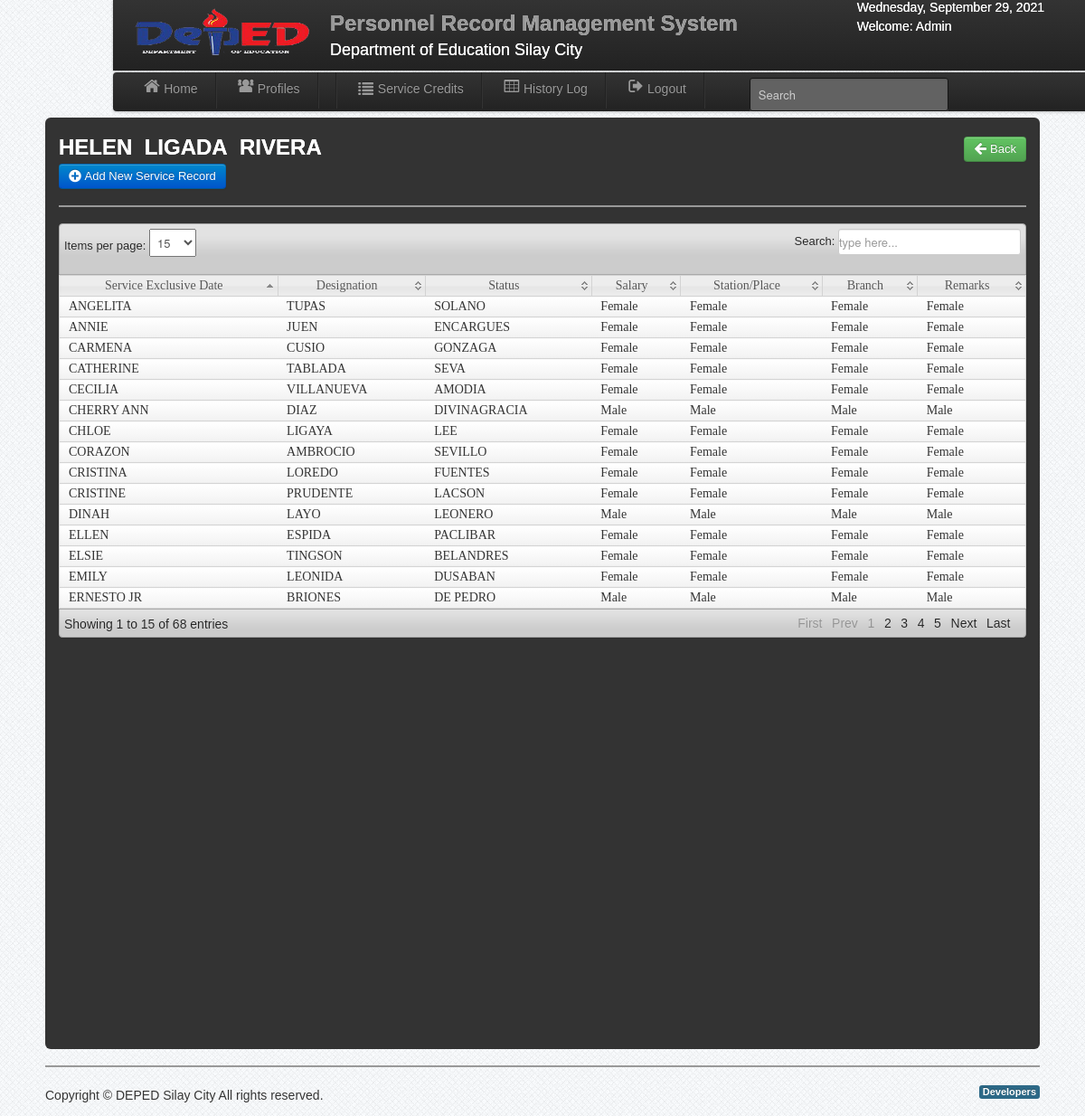
The page /view_record.php?id=103 (signed in) on the database its author committed.
### tables this page shows
CREATE TABLE IF NOT EXISTS `user` (
  `User_id` int(11) NOT NULL AUTO_INCREMENT,
  `UserName` varchar(50) NOT NULL,
  `Password` varchar(50) NOT NULL,
  `FirstName` varchar(50) NOT NULL,
  `LastName` varchar(50) NOT NULL,
  `User_Type` varchar(50) NOT NULL,
  PRIMARY KEY (`User_id`)
);

CREATE TABLE IF NOT EXISTS `employee` (
  `employeeID` int(11) NOT NULL AUTO_INCREMENT,
  `Position` varchar(50) NOT NULL,
  `salary_grade` int(11) NOT NULL,
  `step` int(11) NOT NULL,
  `LastName` varchar(50) NOT NULL,
  `FirstName` varchar(50) NOT NULL,
  `MiddleName` varchar(50) NOT NULL,
  `Sex` varchar(10) NOT NULL,
  `Date_of_Birth` varchar(50) NOT NULL,
  `birth_place` varchar(100) NOT NULL,
  `tin` varchar(50) NOT NULL,
  `Eligibility` varchar(50) NOT NULL,
  `RemarkID` int(11) NOT NULL,
  `School` varchar(150) NOT NULL,
  `location` varchar(200) NOT NULL,
  `height` varchar(3) NOT NULL,
  `weight` varchar(5) NOT NULL,
  `civil_status` varchar(50) NOT NULL,
  `citizenship` varchar(50) NOT NULL,
  `blood_type` varchar(10) NOT NULL,
  `gsis` varchar(100) NOT NULL,
  `pag_ibig` varchar(100) NOT NULL,
  `PHILHEALTH` varchar(100) NOT NULL,
  `SSS` varchar(100) NOT NULL,
  `Authorized_Salary` varchar(100) NOT NULL,
  `Actual_Salary` varchar(100) NOT NULL,
  `Status` varchar(50) NOT NULL,
  `Civil_Service_Eligibility` varchar(100) NOT NULL,
  `Remarks` varchar(100) NOT NULL,
  `Residential_Address` varchar(100) NOT NULL,
  `ZIP_CODE1` varchar(20) NOT NULL,
  `Telephone_NO` varchar(20) NOT NULL,
  `Permanent_Address` varchar(100) NOT NULL,
  `ZIP_CODE2` varchar(20) NOT NULL,
  `Email_Address` varchar(100) NOT NULL,
  `Cellphone_NO` varchar(15) NOT NULL,
  `Agency_Employee_NO` varchar(20) NOT NULL,
  `Item_Number` varchar(50) NOT NULL,
  `Area_Code` varchar(50) NOT NULL,
  `Area_Type` varchar(50) NOT NULL,
  `ATTRIBUTION` varchar(50) NOT NULL,
  `Employee_No` varchar(50) NOT NULL,
  `qualification` varchar(100) NOT NULL,
  `Classification` varchar(100) NOT NULL,
  `District` varchar(100) NOT NULL,
  PRIMARY KEY (`employeeID`)
);

### session.php (called while the page is built, shortened)
<?php
$id_session=$_SESSION['id'];
?>

### view_record.php (the view, shortened to what this page needs)
<?php include('dbcon.php'); include('session.php');include('header.php'); $get_id=$_GET['id'];?>
<body>
<?php include('nav-top.php'); ?>
    <div class="navbar navbar-fixed-top1">
    <div class="navbar-inner">
    <div class="container">
	<div class="marg">
    <ul class="nav">
  <li>
    <a href="home.php"><i class="icon-home icon-large"></i>Home</a>
  </li>
   <li class="divider-vertical"></li>
  <li><a href="emp_profiles.php"><i class="icon-group icon-large"></i>Profiles</a></li>
   <li class="divider-vertical"></li>
   <li class="divider-vertical"></li>
     <li><a href="leave_record.php"><i class="icon-list icon-large"></i>Service Credits</a></li>
   <li class="divider-vertical"></li>
  <li><a href="history_log.php"><i class="icon-table icon-large"></i>History Log</a></li>
  <li class="divider-vertical"></li>
  <li><a id="logout" data-toggle="modal" href="#myModal"><i class="icon-signout icon-large"></i>Logout</a></li>
   <li class="divider-vertical"></li>
  <form class="navbar-search pull-right" method="POST" action="search.php">
  <input type="text" name="search" class="search-query" placeholder="Search">
</form>
</ul>
    </div>
    </div>
    </div>
    </div>
<div class="wrapper">
<div id="element" class="hero-body">
<?php $result=mysqli_query($conn,"select * from employee where employeeID='$get_id'")or die (mysqli_error());
$get_row=mysqli_fetch_array($result);
 ?>
<h2><font color="white"><?php echo $get_row['FirstName']; ?>&nbsp;&nbsp;<?php echo $get_row['MiddleName']; ?>&nbsp;&nbsp;<?php echo $get_row['LastName']; ?></font></h2>
<a class="btn btn-primary" href="service_record.php"><i class="icon-plus-sign icon-large"></i>&nbsp;Add New Service Record</a>
<div class="button-back">
<a class="btn btn-success" href="service_record.php"><i class="icon-arrow-left icon-large"></i>&nbsp;Back</a>
</div>
<hr>
<table class="users-table">
<div class="demo_jui">
		<table cellpadding="0" cellspacing="0" border="0" class="display" id="log" class="jtable">
			<thead>
				<tr>
				<th>Service Exclusive Date</th>
				<th>Designation</th>
				<th>Status</th>
				<th>Salary</th>
				<th>Station/Place</th>
				<th>Branch</th>
				<th>Remarks</th>
				</tr>
			</thead>
			<tbody>
<?php $emp_query=mysqli_query($conn,"select * from employee");
while($row=mysqli_fetch_array($emp_query)){ $id=$row['employeeID']; ?>
<tr class="del<?php echo $id ?>">
	<td><?php echo $row['FirstName']; ?></td>
	<td><?php echo $row['LastName']; ?></td>
	<td><?php  echo $row['MiddleName']?></td>
	<td><?php echo $row['Sex'] ?></td>
	<td><?php echo $row['Sex'] ?></td>
	<td><?php echo $row['Sex'] ?></td>
	<td><?php echo $row['Sex'] ?></td>
	</tr>
<?php }?>
			</tbody>
		</table>
</div>
<?php include('footer.php');?>
</div>
</body>

### nav-top.php
<div class="navbar navbar-fixed-top">
    <div class="navbar-inner">
        <div class="container">
            <div class="marg_top">
                <a class="brand">
                    <img src="img/logo.png" width="200" height="58">
                </a>
                <a class="brand">
                    <h2>Personnel Record Management System</h2>
                    <div class="chmsc_nav"><font size="4" color="white">Department of Education Silay City</font></div>
                </a>
                <div class="pull-right">
                    <font color="white">
                        <?php
                            $Today=date('y:m:d');
                            $new=date('l, F d, Y',strtotime($Today));
                            echo $new; ?>
                        <p>
                            <?php
                                $user_query=mysqli_query($conn,"select *  from user where User_id='$id_session'")or die(mysqli_error());
                                $row=mysqli_fetch_array($user_query);
                                echo 'Welcome:'." ".$row['User_Type'];
                            ?>
                        </p>
                    </font>
                </div>
            </div>
        </div>
    </div>
	</div>

### css/style.css (style rules this page uses)
* { margin:0; padding:0; }
body { font-family:"Trebuchet MS", "Myriad Pro", Arial, sans-serif; font-size:14px; background: #fff url(../img/bg.png) repeat top left; color:#333; text-shadow:0px 0px 0px #fff;; }
a { color:#777; }
p { padding:5px 0px; }
.wrapper { width:1100px; margin:10px auto; min-height:550px; }

### css/datatable/demo_table_jui.css (style rules this page uses)
table.display thead th { cursor: pointer; padding: 3px 0 3px 10px; }
table.display { border-collapse: collapse; clear: both; margin: 0 auto; width: 100%; }
table.display td { padding: 3px 10px; }
tr.odd { background-color: #fafafa; background-image: -moz-linear-gradient(top, #ffffff, #f2f2f2); background-image: -webkit-gradient(linear, 0 0, 0 100%, from(#ffffff), to(#f2f2f2)); background-image: -webkit-linear-gradient(top, #ffffff, #f2f2f2); background-image: -o-linear-gradient(top, #ffffff, #f2f2f2); background-image: linear-gradient(to bottom, #ffffff, #f2f2f2); background-repeat: repeat-x; border: 1px solid #d4d4d4; -webkit-border-radius: 4px; -moz-border-radius: 4px; border-radius: 4px; filter: progid:dximagetransform.microsoft.gradient(startColorstr='#ffffffff', endColorstr='#fff2f2f2', GradientType=0); -webkit-box-shadow: 0 1px 4px rgba(0, 0, 0, 0.065); -moz-box-shadow: 0 1px 4px rgba(0, 0, 0, 0.065); box-shadow: 0 1px 4px rgba(0, 0, 0, 0.065); }
tr.even { background-color: #fafafa; background-image: -moz-linear-gradient(top, #ffffff, #f2f2f2); background-image: -webkit-gradient(linear, 0 0, 0 100%, from(#ffffff), to(#f2f2f2)); background-image: -webkit-linear-gradient(top, #ffffff, #f2f2f2); background-image: -o-linear-gradient(top, #ffffff, #f2f2f2); background-image: linear-gradient(to bottom, #ffffff, #f2f2f2); background-repeat: repeat-x; border: 1px solid #d4d4d4; -webkit-border-radius: 4px; -moz-border-radius: 4px; border-radius: 4px; filter: progid:dximagetransform.microsoft.gradient(startColorstr='#ffffffff', endColorstr='#fff2f2f2', GradientType=0); -webkit-box-shadow: 0 1px 4px rgba(0, 0, 0, 0.065); -moz-box-shadow: 0 1px 4px rgba(0, 0, 0, 0.065); box-shadow: 0 1px 4px rgba(0, 0, 0, 0.065); }
tr.odd td.sorting_1 { background-color: f5f5f5; }
tr.even td.sorting_1 { background-color: f5f5f5; }

### rows shown on the page
user: User_Type "Admin"
employee: FirstName "HELEN", MiddleName "LIGADA", LastName "RIVERA"
employee: FirstName "EMILY", LastName "LEONIDA", MiddleName "DUSABAN", Sex "Female"
employee: FirstName "CARMENA", LastName "CUSIO", MiddleName "GONZAGA", Sex "Female"
employee: FirstName "CORAZON", LastName "AMBROCIO", MiddleName "SEVILLO", Sex "Female"
employee: FirstName "ELLEN", LastName "ESPIDA", MiddleName "PACLIBAR", Sex "Female"
employee: FirstName "DINAH", LastName "LAYO", MiddleName "LEONERO", Sex "Male"
employee: FirstName "ANNIE", LastName "JUEN", MiddleName "ENCARGUES", Sex "Female"
employee: FirstName "CRISTINA", LastName "LOREDO", MiddleName "FUENTES", Sex "Female"
employee: FirstName "ELSIE", LastName "TINGSON", MiddleName "BELANDRES", Sex "Female"
employee: FirstName "ERNESTO JR", LastName "BRIONES", MiddleName "DE PEDRO", Sex "Male"
employee: FirstName "CATHERINE", LastName "TABLADA", MiddleName "SEVA", Sex "Female"
employee: FirstName "CHERRY ANN", LastName "DIAZ", MiddleName "DIVINAGRACIA", Sex "Male"
employee: FirstName "CRISTINE", LastName "PRUDENTE", MiddleName "LACSON", Sex "Female"
employee: FirstName "CECILIA", LastName "VILLANUEVA", MiddleName "AMODIA", Sex "Female"
employee: FirstName "CHLOE", LastName "LIGAYA", MiddleName "LEE", Sex "Female"
employee: FirstName "ANGELITA", LastName "TUPAS", MiddleName "SOLANO", Sex "Female"
